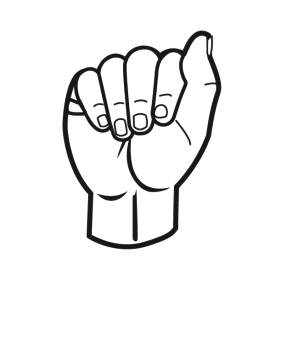
#> input picture sign_dataset/a.png, 281 x 363 px
$ python automated_video_gen.py
#> lines starting #> are read from the running program, lines starting #| are printed output that depends on the picture
#> in create_image_clips, image is the input picture: PIL image 281x363 RGBA; mean R, G, B, A 102, 101.8, 101.9, 114.7
from moviepy.editor import ImageClip, concatenate_videoclips, AudioFileClip
from PIL import Image


def ensure_even_dimensions(image):
    if image.mode != 'RGB':
        image = image.convert('RGB')
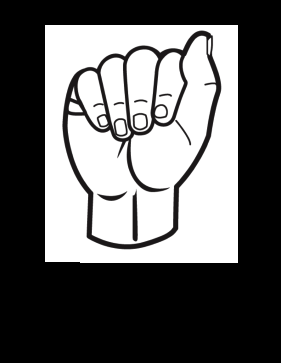
#> image: PIL image 281x363 RGB; mean R, G, B 102, 101.8, 101.9

    width, height = image.size
#> width = 281; height = 363
    if width % 2 != 0:
        width += 1
#> width = 282
    if height % 2 != 0:
        height += 1
#> height = 364
    return image.resize((width, height))
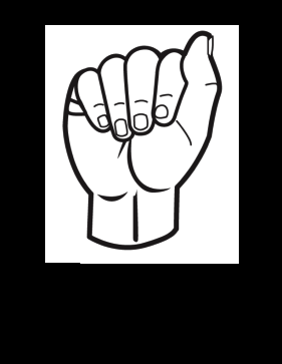
#> returned value: PIL image 282x364 RGB; mean R, G, B 101.9, 101.8, 101.8


def create_image_clips(image_filenames, duration):
    clips = []
    for filename in image_filenames:
        image = Image.open(filename)
        image = ensure_even_dimensions(image)
        image.save(filename)  # Save the resized image back to the same file
#> (the run stopped early here; a loop or call above may not have finished)

$ run again, with sign_dataset/d.png copied over sign_dataset/a.png
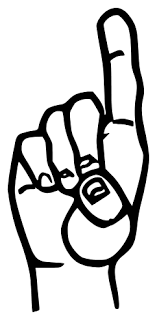
#> input picture sign_dataset/d.png, 157 x 320 px
#> in create_image_clips, image is the input picture: PIL image 157x320 P; min 0, max 255, mean 206.2
#> in ensure_even_dimensions, `return image.resize((width, height))`:
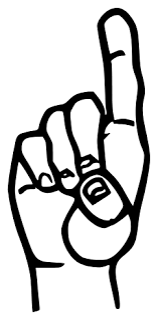
#> returned value: PIL image 158x320 RGB; min 0, max 255, mean 206.3

$ run again, with sign_dataset/e.png copied over sign_dataset/a.png
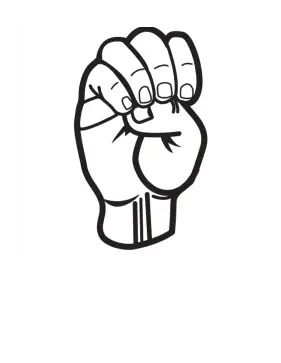
#> input picture sign_dataset/e.png, 281 x 363 px
#> in create_image_clips, image is the input picture: PIL image 281x363 RGBA; mean R, G, B, A 125.3, 125.1, 125.2, 140.9
#> in ensure_even_dimensions, `image = image.convert('RGB')`:
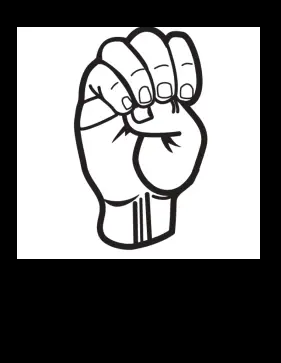
#> image: PIL image 281x363 RGB; mean R, G, B 125.3, 125.1, 125.2
#> in ensure_even_dimensions, `return image.resize((width, height))`:
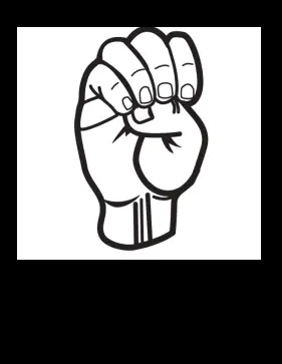
#> returned value: PIL image 282x364 RGB; mean R, G, B 125.3, 125.1, 125.2
